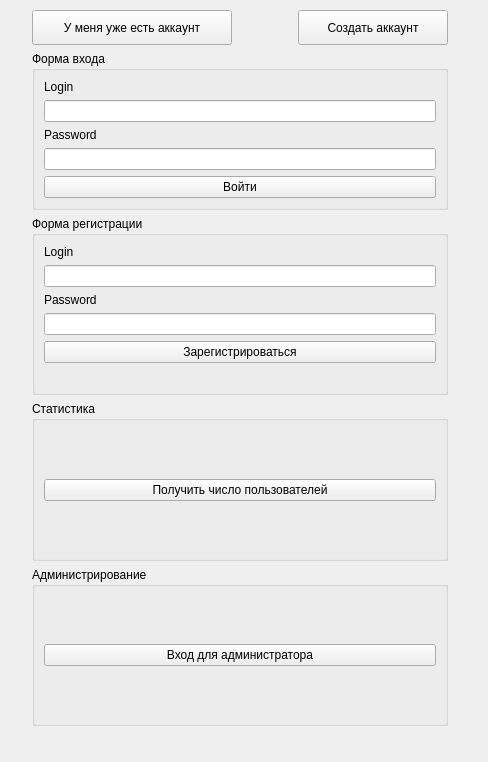
<?xml version="1.0" encoding="UTF-8"?>
<ui version="4.0">
 <class>RegAndAuth</class>
 <widget class="QWidget" name="RegAndAuth">
  <property name="geometry">
   <rect>
    <x>0</x>
    <y>0</y>
    <width>488</width>
    <height>762</height>
   </rect>
  </property>
  <property name="windowTitle">
   <string>Form</string>
  </property>
  <widget class="QWidget" name="layoutWidget">
   <property name="geometry">
    <rect>
     <x>32</x>
     <y>10</y>
     <width>416</width>
     <height>716</height>
    </rect>
   </property>
   <layout class="QVBoxLayout" name="verticalLayout_4">
    <item>
     <layout class="QHBoxLayout" name="horizontalLayout">
      <item>
       <widget class="QPushButton" name="showLoginButton">
        <property name="minimumSize">
         <size>
          <width>200</width>
          <height>35</height>
         </size>
        </property>
        <property name="text">
         <string>У меня уже есть аккаунт</string>
        </property>
       </widget>
      </item>
      <item>
       <spacer name="horizontalSpacer">
        <property name="orientation">
         <enum>Qt::Orientation::Horizontal</enum>
        </property>
        <property name="sizeHint" stdset="0">
         <size>
          <width>48</width>
          <height>20</height>
         </size>
        </property>
       </spacer>
      </item>
      <item>
       <widget class="QPushButton" name="showRegisterButton">
        <property name="minimumSize">
         <size>
          <width>150</width>
          <height>35</height>
         </size>
        </property>
        <property name="text">
         <string>Создать аккаунт</string>
        </property>
       </widget>
      </item>
     </layout>
    </item>
    <item>
     <widget class="QGroupBox" name="groupLogin">
      <property name="title">
       <string>Форма входа</string>
      </property>
      <layout class="QVBoxLayout" name="verticalLayout">
       <item>
        <widget class="QLabel" name="label_3">
         <property name="text">
          <string>Login</string>
         </property>
        </widget>
       </item>
       <item>
        <widget class="QLineEdit" name="logLoginEdit"/>
       </item>
       <item>
        <widget class="QLabel" name="label_4">
         <property name="text">
          <string>Password</string>
         </property>
        </widget>
       </item>
       <item>
        <widget class="QLineEdit" name="logPassEdit">
         <property name="text">
          <string/>
         </property>
         <property name="echoMode">
          <enum>QLineEdit::EchoMode::Password</enum>
         </property>
        </widget>
       </item>
       <item>
        <widget class="QPushButton" name="logButton">
         <property name="text">
          <string>Войти</string>
         </property>
        </widget>
       </item>
      </layout>
     </widget>
    </item>
    <item>
     <widget class="QGroupBox" name="groupRegister">
      <property name="title">
       <string>Форма регистрации</string>
      </property>
      <layout class="QVBoxLayout" name="verticalLayout_3">
       <item>
        <widget class="QLabel" name="label">
         <property name="text">
          <string>Login</string>
         </property>
        </widget>
       </item>
       <item>
        <widget class="QLineEdit" name="regLoginEdit"/>
       </item>
       <item>
        <widget class="QLabel" name="label_2">
         <property name="text">
          <string>Password</string>
         </property>
        </widget>
       </item>
       <item>
        <widget class="QLineEdit" name="regPassEdit">
         <property name="echoMode">
          <enum>QLineEdit::EchoMode::Password</enum>
         </property>
        </widget>
       </item>
       <item>
        <widget class="QPushButton" name="regButton">
         <property name="text">
          <string>Зарегистрироваться</string>
         </property>
        </widget>
       </item>
       <item>
        <widget class="QLabel" name="regResultLabel">
         <property name="text">
          <string/>
         </property>
        </widget>
       </item>
      </layout>
     </widget>
    </item>
    <item>
     <widget class="QGroupBox" name="groupStats">
      <property name="title">
       <string>Статистика</string>
      </property>
      <layout class="QVBoxLayout" name="verticalLayout_2">
       <item>
        <widget class="QLabel" name="logResultLabe">
         <property name="text">
          <string/>
         </property>
        </widget>
       </item>
       <item>
        <widget class="QPushButton" name="statsButton">
         <property name="text">
          <string>Получить число пользователей</string>
         </property>
        </widget>
       </item>
       <item>
        <widget class="QLabel" name="statsResultLabel">
         <property name="text">
          <string/>
         </property>
        </widget>
       </item>
      </layout>
     </widget>
    </item>
    <item>
     <widget class="QGroupBox" name="groupAdmin">
      <property name="title">
       <string>Администрирование</string>
      </property>
      <layout class="QHBoxLayout" name="horizontalLayout_2">
       <item>
        <widget class="QPushButton" name="adminButton">
         <property name="text">
          <string>Вход для администратора</string>
         </property>
        </widget>
       </item>
      </layout>
     </widget>
    </item>
   </layout>
  </widget>
 </widget>
 <resources/>
 <connections/>
</ui>
